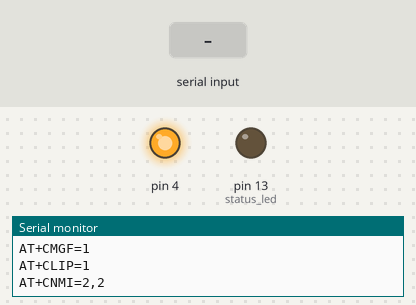
Recording of a sketch running on a simulated Arduino Uno, built with avr-gcc and run on an emulated ATmega328P. On the bench: output pins drawn as LEDs (lit = HIGH), the last lines printed to the serial monitor. The test bench sets the inputs (shaded band).

Above: at 11.2 s.
11.3 s: "BATDEN" received over Serial
At 13.4 s:
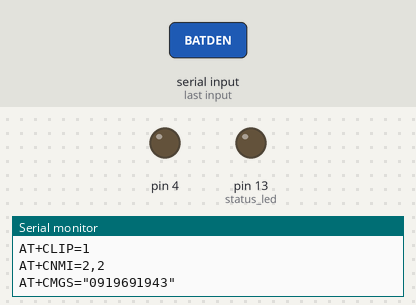
Timing chart, 0 to 14.9 s (numbered marks = the images above; inputs shaded):
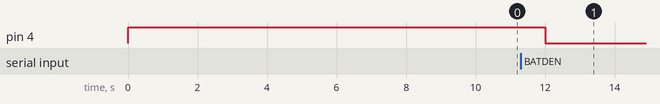

Measured:
- after the input at 11.3 s, pin 4: HIGH → LOW after 0.70 s

The sketch:

MODULE_SIM800L_SMS_1.ino
```cpp
String RxBuff = "";                                    // Khai bao bo dem nhan du lieu
int Index_Rxdata = -1;                           // vi tri cua chuoi nhan duoc
const String myphone = "0919691943";
//const int PWR_KEY = 4;
const int status_led = 13;
void Gsm_Init();                      // Cau hinh Module Sim800C
void Gsm_MakeCall(String phone);      // Ham goi dien
void Gsm_MakeSMS(String phone,String content);     // Ham nhan tin
void tinhieu_cambien();

void setup() {
  Serial.begin(9600);
  Serial.setTimeout(100);

  pinMode(status_led, OUTPUT);  //Khai bao ngo ra chan dieu khien relay
  digitalWrite(status_led, LOW);   //Khoi tao trang thai ngo ra ban dau
  pinMode(4, OUTPUT);
  digitalWrite(4, HIGH);
  GSM_Init();

}
void loop() {
  delay(1000);
  if(Serial.available()){            //Khi co tin nhan gui den module sim thi tien hanh doc va dieu khien
    serialEvent_GSM();
  }
}
void tinhieu_cambien(){
  GSM_MakeCall(myphone);
  bool statusLed = !digitalRead(status_led);
  digitalWrite(status_led,statusLed);
}
//----Ham phuc vu ngat khi nhan tin nhan SMS ve SIM800L------
void serialEvent_GSM(){
  while(Serial.available()){                          //Doi den khi co du lieu nhan ve
    char inChar =(char)Serial.read();                  //Doc 1 byte du lieu vua nhan
    RxBuff += inChar;                                   //Ghi byte do vao bo dem RxBuff
    if(RxBuff.length()>=128){
      RxBuff="";
    }
  }

  int i;

  Index_Rxdata = RxBuff.indexOf("BATDEN");              // Tim vi tri cua chuoi "sw1on" trong bo dem nhan RxBuff
  if(Index_Rxdata >= 0)                                                   // Neu tim thay "LAMP_ON" trong RxBuff
  {
    Index_Rxdata = -1;                                                     //
    //RxBuff = "";                                                                   // Xoa bo dem
    digitalWrite(4, LOW);                                             // Dong Relay de bat den // Bat bong den
    if(!digitalRead(4)){
        String content_sms;
        content_sms = "Den da duoc Bat";
        GSM_MakeSMS(myphone, content_sms);
    }
  }

  Index_Rxdata = RxBuff.indexOf("TATDEN");              // Tim vi tri cua chuoi "sw1on" trong bo dem nhan RxBuff
  if(Index_Rxdata >= 0)                                                   // Neu tim thay "LAMP_ON" trong RxBuff
  {
    Index_Rxdata = -1;                                                     //
    //RxBuff = "";                                                                   // Xoa bo dem
    digitalWrite(4, HIGH);                                             // Dong Relay de bat den // Bat bong den
    if(digitalRead(4)){
        String content_sms;
        content_sms = "Den da duoc Tat";
        GSM_MakeSMS(myphone, content_sms);
    }
  }

   Index_Rxdata = RxBuff.indexOf("KIEMTRA");      // Gui tin nhan bao trang thai cua cac relay dieu khien
   if(Index_Rxdata >=0){
      String content_sms;
      if(!digitalRead(4)){
        content_sms = "Den dang Bat";
        GSM_MakeSMS(myphone, content_sms);
      }else{
        content_sms = "Den dang Tat";
        GSM_MakeSMS(myphone, content_sms);
      }

   }
   RxBuff = "";
}
//-----Cau hinh module GSM------------
void GSM_Power_On(){
  digitalWrite(4, HIGH);                // Du chan PWR_KEY len cao it nhat 1s
  delay(1500);                                            // o day ta de 1,5s
  digitalWrite(4, LOW);                  // Du chan PWR_KEY xuong thap
  delay(100);                                              // cac ban xem trong Hardware designed sim800C de hieu ro hon
}
void GSM_Init(){
  Serial.println("ATE0");                            // Tat che do phan hoi (Echo mode)
  delay(2000);
  Serial.println("AT+IPR=9600");              // Dat toc do truyen nhan du lieu 9600 bps
  delay(2000);
  Serial.println("AT+CMGF=1");                // Chon che do TEXT Mode
  delay(2000);
  Serial.println("AT+CLIP=1");                  // Hien thi thong tin nguoi goi den
  delay(2000);
  Serial.println("AT+CNMI=2,2");              // Hien thi truc tiep noi dung tin nhan
  delay(2000);
}
void GSM_MakeCall(String phone){
  Serial.println("ATD" + phone + ";");         // Goi dien
  delay(10000);                                        // Sau 10s
  Serial.println("ATH");                              // Ngat cuoc goi
  delay(2000);
}
void GSM_MakeSMS(String phone, String content){
  Serial.println("AT+CMGS=\"" + phone + "\"");     // Lenh gui tin nhan
  delay(3000);                                                     // Cho ky tu '>' phan hoi ve
  Serial.print(content);                                          // Gui noi dung
  Serial.print((char)26);                                         // Gui Ctrl+Z hay 26 de ket thuc noi dung tin nhan va gui tin di
  delay(5000);                                                      // delay 5s
}
```
